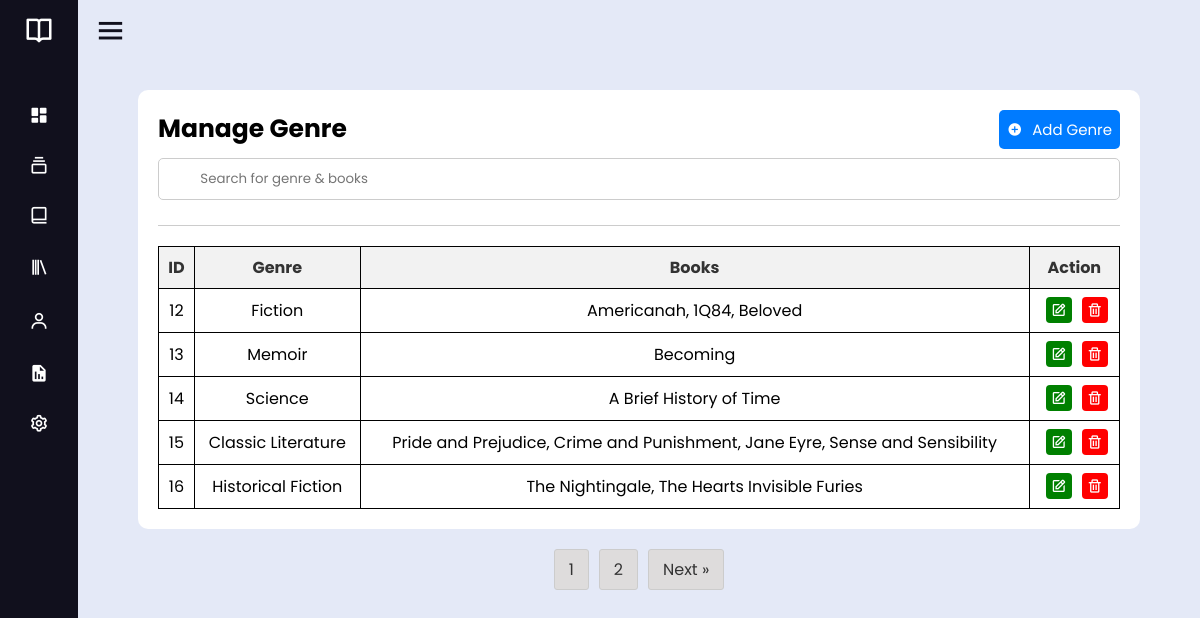
Page /admin/tag.php (signed in) on the committed database.
### tables this page shows
CREATE TABLE `tag` (
  `id` int(11) NOT NULL,
  `tag_name` varchar(100) NOT NULL,
  `book_title` varchar(100) DEFAULT NULL
);

### admin/tag.php (the view, shortened to what this page needs)
<?php
$servername = "localhost";
$username = "root";
$password = "";
$dbname = "lib_sys";
$conn = new mysqli($servername, $username, $password, $dbname);
$sql = "SELECT COUNT(*) as total FROM tag";
$result = mysqli_query($conn, $sql);
$row = mysqli_fetch_assoc($result);
$totalRecords = $row['total'];
$recordsPerPage = 5;
$totalPages = ceil($totalRecords / $recordsPerPage);
$currentpage = isset($_GET['page']) ? $_GET['page'] : 1;
$offset = ($currentpage - 1) * $recordsPerPage;
if ($_SERVER["REQUEST_METHOD"] == "POST") {
    $search = $_POST["search"];
    $sql = "SELECT tag.id, tag.tag_name, GROUP_CONCAT(books.book_title SEPARATOR ', ') AS book_name
            FROM tag
            LEFT JOIN books ON tag.id = books.tag_id
            WHERE tag.tag_name LIKE '%$search%' OR books.book_title LIKE '%$search%'
            GROUP BY tag.id
            LIMIT $offset, $recordsPerPage";
    $result = mysqli_query($conn, $sql);
} else {
    $sql = "SELECT tag.id, tag.tag_name, GROUP_CONCAT(books.book_title SEPARATOR ', ') AS book_name
            FROM tag
            LEFT JOIN books ON tag.id = books.tag_id
            GROUP BY tag.id
            LIMIT $offset, $recordsPerPage";
    $result = mysqli_query($conn, $sql);
}
?>
<!DOCTYPE html>
<html lang="en">
<head>
    <link rel="stylesheet" href="../css/course.css">
    <link rel="stylesheet" href="../css/course-year.css">
    <link rel="stylesheet" href="../css/pagination.css">
    <link href='https://unpkg.com/boxicons@2.0.7/css/boxicons.min.css' rel='stylesheet'>
    <link href="https://cdn.lineicons.com/3.0/lineicons.css" rel="stylesheet" />
</head>
<body>
    <?php include 'sidebar.php';?>
    <div class="course-management">
    <div class="title">Manage Genre
    <a href="insert-tag.php">
    <button class="add-btn"><i class='bx bxs-plus-circle'></i>Add Genre</button>
    </a>
        </div>
        <div class="search-bar">
                <form method="post" action="">
                    <i class="lni lni-magnifier" style="position: absolute; color: gray; padding-left: 90px; padding-top: 12px; left: 0px;"></i>
                    <input type="text" id="search-info" name="search" placeholder="&nbsp; &nbsp; &nbsp; Search for genre & books" class="left-align input-field">
                </form>
            </div>
            <br>
        <div class="line"></div>
        <?php
        if (mysqli_num_rows($result) == 0) {
         echo '<p>Sorry, There is no results found.</p>';
        } else {
        echo '<table>';
        echo '<tr>';
        echo '<th>ID</th>';
        echo '<th>Genre</th>';
        echo '<th>Books</th>';
        echo '<th>Action</th>';
        echo '</tr>';
        while ($row = mysqli_fetch_array($result)) {
            echo '<tr>';
            echo '<td>' . $row['id'] . '</td>';
            echo '<td>' . $row['tag_name'] . '</td>';
            echo '<td>' . ($row['book_name'] ? $row['book_name'] : '--') . '</td>';
            echo '<td>';
            echo '<a href="edit-tag.php?id=' . $row['id'] . '"><i class="bx bx-edit"></i></a>';
            echo '<a href="delete-tag.php?id=' . $row['id'] . '" onclick="return confirm(\'Are you sure you want to delete this record?\');"><i class="bx bx-trash"></i></a>';
            echo '</td>';
            echo '</tr>';
        }
        echo '</table>';
    }
        ?>
    </div>
    <div class="pagination">
        <ul>
            <?php
            for ($i = 1; $i <= $totalPages; $i++) {
                echo '<li><a href="?page=' . $i . '">' . $i . '</a></li>';
            }
            if ($currentpage < $totalPages) {
                echo '<li><a href="?page=' . ($currentpage + 1) . '">Next &raquo;</a></li>';
            }
            ?>
        </ul>
    </div>
</body>
</html>

### css/course.css (style rules this page uses)
* { font-family: 'Poppins', sans-serif; }
.course-management { background-color: #fff; border-radius: 10px; padding: 20px; margin-left: 60px; margin-right: 60px; margin-top: 30px; }
.title { font-size: 25px; margin-bottom: 10px; font-weight: bold; }
.line { height: 1px; background-color: #ccc; margin-bottom: 20px; }
input[type="text"], input[type="email"], input[type="number"], input[type="file"], input[type="password"] { padding: 10px; border-radius: 5px; border: 1px solid #ccc; width: 100%; }
.add-btn { display: flex; float: right; align-items: center; justify-content: center; padding: 8px; font-size: 15px; border: none; border-radius: 5px; color: #fff; background-color: #007bff; transition: all 0.3s ease; cursor: pointer; margin-left: 10px; }
.add-btn i { margin-right: 10px; }

### css/course-year.css (style rules this page uses)
table { border-collapse: collapse; border: 1px solid #000; width: 100%; margin-top: 20px; }
th, td { text-align: center; padding: 8px; font-size: 16px; border: 1px solid #000; }
th { background-color: #f2f2f2; color: #333; }
.pagination { margin-top: 20px; text-align: center; }
.pagination ul { display: inline-block; padding: 0; margin: 0; }
.pagination li { display: inline; margin: 0 5px; }
.pagination a { color: #333; padding: 5px 10px; border-radius: 3px; text-decoration: none; }
.bx { border-radius: 0; }
.bx-edit { color: white; background-color: green; padding: 5px; border-radius: 4px; margin-right: 5px; margin-left: 5px; }
.bx-trash { color: white; background-color: red; padding: 5px; border-radius: 4px; margin-left: 5px; }

### css/pagination.css (style rules this page uses)
.pagination { display: flex; justify-content: center; margin-top: 20px; }
.pagination ul { list-style-type: none; margin: 0; padding: 0; display: flex; }
.pagination ul li { display: inline; margin: 0 5px; }
.pagination ul li a { display: block; padding: 7px 14px; background-color: #dedcdc; color: #333; text-decoration: none; border: 1px solid #ccc; transition: background-color 0.3s ease; }

### css/navigation.css (style rules this page uses)
* { margin: 0; padding: 0; box-sizing: border-box; font-family: 'Poppins', sans-serif; }

### admin/tag.php (style rules this page uses)
.left-align::placeholder { text-align: left !important; padding-left: 10px !important; }
.input-field { text-align: center !important; color: gray; }

### rows in the picture
tag: id "12", tag_name "Fiction", book_name "Americanah, 1Q84, Beloved"
tag: id "13", tag_name "Memoir", book_name "Becoming"
tag: id "14", tag_name "Science", book_name "A Brief History of Time"
tag: id "15", tag_name "Classic Literature", book_name "Pride and Prejudice, Crime and Punishment, Jane Eyre, Sense and Sensibility"
tag: id "16", tag_name "Historical Fiction", book_name "The Nightingale, The Hearts Invisible Furies"
